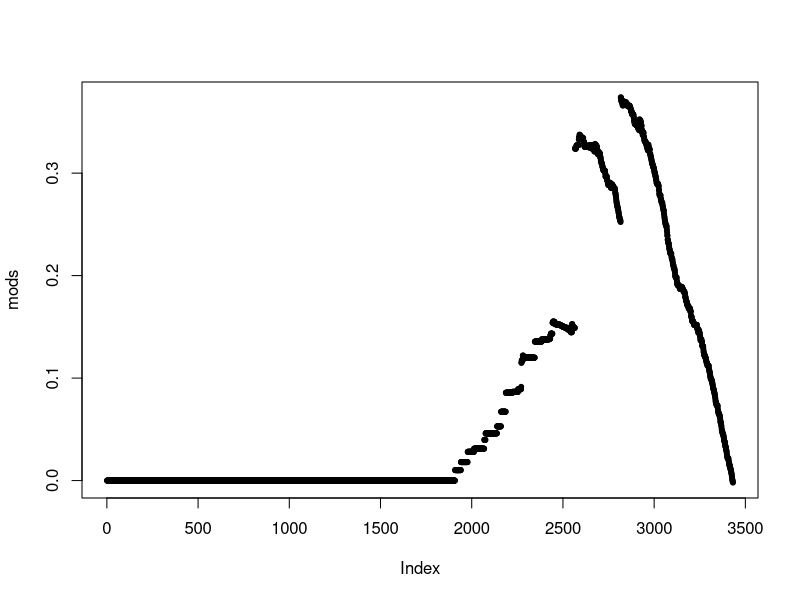
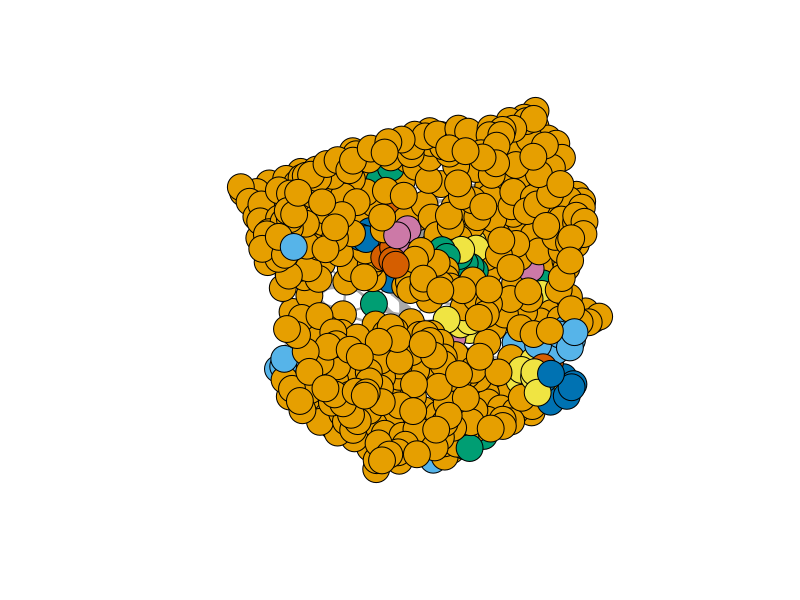

Recreate these plots in R, in order.
library(dplyr)

setwd('/Users/Sofia/Desktop/Stanford/Autumn 2017/CS224W/cs224w-uber-movement/data/washington')
wel <- read.csv('weighted_edgelist.csv', header = FALSE)
wel <- wel %>% filter(V3 > 0) 

# Get rid of outliers 
#wel <- wel[order(wel$V3, decreasing = TRUE),]
#wel <- wel[5:nrow(wel),]

library(igraph)

g <- graph.data.frame(wel, directed=TRUE);

GA <- as_adjacency_matrix(g,type="both",names=TRUE,sparse=FALSE,attr="V3");

ebc <- cluster_edge_betweenness(g, weights = wel$V3, directed = TRUE,
                               edge.betweenness = TRUE, merges = TRUE, bridges = TRUE,
                               modularity = TRUE, membership = TRUE)

# Now we have the merges/splits and we need to calculate the modularity
# for each merge for this we'll use a function that for each edge
# removed will create a second graph, check for its membership and use
# that membership to calculate the modularity
mods <- sapply(0:ecount(g), function(i){
    g2 <- delete.edges(g, ebc$removed.edges[seq(length=i)])
    cl <- clusters(g2)$membership
    # March 13, 2014 - compute modularity on the original graph g 
    # (Thank you to Augustin Luna for detecting this typo) and not on the induced one g2. 
    modularity(g,cl)
})

# we can now plot all modularities
plot(mods, pch=20)

# Now, let's color the nodes according to their membership
#g2<-delete.edges(g, ebc$removed.edges[seq(length=which.max(mods)-1)])
g2<-delete.edges(g, ebc$removed.edges[seq(length=2500)])
V(g)$color=clusters(g2)$membership

g$layout <- layout.fruchterman.reingold

# plot it
# plot(g)
plot(g, vertex.label=NA)

# save it to file for plotting in python 
membership <- data.frame(node_id = as.numeric(V(g)), comm = as.numeric(V(g)$color))
write.table(membership, "communities.txt", row.names = FALSE, col.names = FALSE, sep = ",")


# Hubs and Authorities

HITS <- data.frame(nid =as.numeric(V(g)), 
                   Hubs = hub_score(g, weights = wel$V3)$vector,
                   Authorities = authority_score(g, weights = wel$V3)$vector)
write.table(HITS, "HITS.txt", row.names = FALSE, col.names = FALSE, sep = ",")


closeness_in <- closeness(g, vids = V(g), mode = "in",
                weights = wel$V3, normalized = TRUE)

closeness_out <- closeness(g, vids = V(g), mode = "out",
                       weights = wel$V3, normalized = TRUE)

closeness_all <- closeness(g, vids = V(g), mode = "all",
                           weights = wel$V3, normalized = TRUE)

closeness <- data.frame(nid =as.numeric(V(g)), 
                        c_in = closeness_in ,
                        c_out = closeness_out, 
                        c_all = closeness_all)
